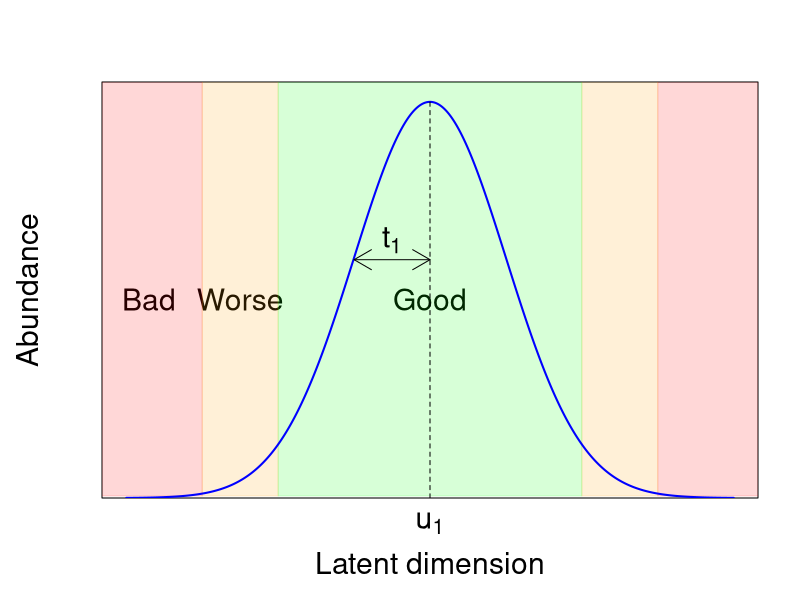
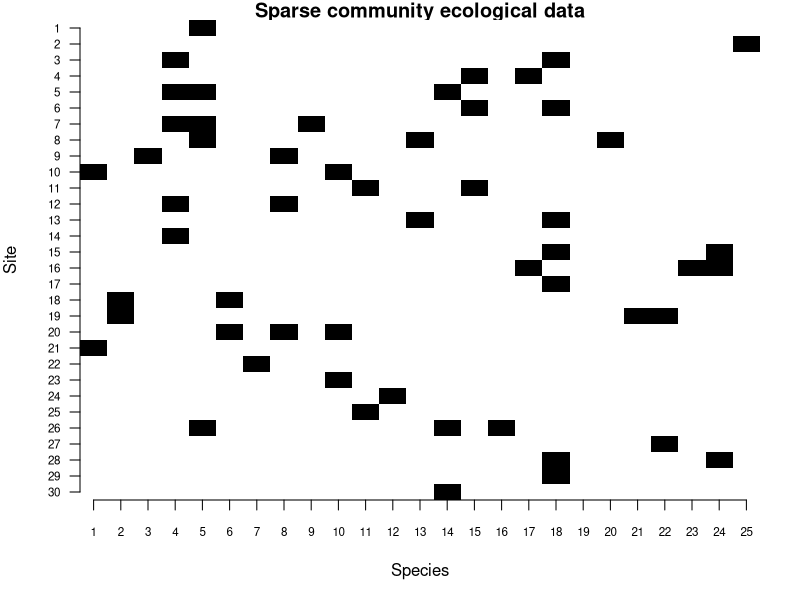

R code for these plots, in order:
## ---- chunk 1
library(knitr)

default_source_hook <- knit_hooks$get('source')
default_output_hook <- knit_hooks$get('output')

knit_hooks$set(
  source = function(x, options) {
    paste0(
      "\n::: {.codebox data-latex=\"\"}\n\n",
      default_source_hook(x, options),
      "\n\n:::\n\n")
  }
)

knit_hooks$set(
  output = function(x, options) {
    paste0(
      "\n::: {.codebox data-latex=\"\"}\n\n",
      default_output_hook(x, options),
      "\n\n:::\n\n")
  }
)

knitr::opts_chunk$set(echo = TRUE)
## ---- chunk 2
makeTransparent<-function(someColor, alpha=100)
{
  newColor<-col2rgb(someColor)
  apply(newColor, 2, function(curcoldata){rgb(red=curcoldata[1], green=curcoldata[2],
    blue=curcoldata[3],alpha=alpha, maxColorValue=255)})
}

# https://stats.stackexchange.com/questions/12209/percentage-of-overlapping-regions-of-two-normal-distributions
min.f1f2 <- function(x, mu1, mu2, sd1, sd2) {
    f1 <- dnorm(x, mean=mu1, sd=sd1)
    f2 <- dnorm(x, mean=mu2, sd=sd2)
    pmin(f1, f2)
}

mu1 <- -2;    sd1 <- 2
mu2 <- 1;    sd2 <- 1

xs <- seq(min(mu1 - 4*sd1), max(mu1 + 4*sd1), .001)
f1 <- dnorm(xs, mean=mu1, sd=sd1)

par(mar=c(5, 5, 4, 2) + 0.1)
plot(xs, f1, type="n", ylim=c(0, max(f1)+0.01), col="blue",yaxs="i",yaxt="n",xaxt="n",xlab="Latent dimension", ylab="Abundance", cex.lab=1.8,cex.axis=1.8)

# abline(v=mu1-4*sd1, col="red", lty="dashed")
# abline(v=mu1+4*sd1, col="red", lty="dashed")
# 
# abline(v=mu1-3*sd1, col="orange", lty="dashed", )
# abline(v=mu1+3*sd1, col="orange", lty="dashed")
# 
# abline(v=mu1-2*sd1, col="green", lty="dashed")
# abline(v=mu1+2*sd1, col="green", lty="dashed")
text("Good",cex=1.8, x=mu1,y=0.1)
text("Worse",cex=1.8, x=mean(c(mu1-3*sd1,mu1-2*sd1)),y=0.1)
text("Bad",cex=1.8, x=mean(c(mu1-3.7*sd1,mu1-3.7*sd1)),y=0.1)

rect(1e-3,0.3-0.001, xleft=mu1-2*sd1,xright=mu1+2*sd1,col=makeTransparent("green",40),border=makeTransparent("green",40))
rect(1e-3,0.3-0.001, xleft=mu1-3*sd1,xright=mu1-2*sd1,col=makeTransparent("orange",40),border=makeTransparent("orange",40))
rect(1e-3,0.3-0.001, xleft=mu1+3*sd1,xright=mu1+2*sd1,col=makeTransparent("orange",40),border=makeTransparent("orange",40))
rect(1e-3,0.3-0.001, xleft=mu1-4*sd1-1,xright=mu1-3*sd1,col=makeTransparent("red",40),border=makeTransparent("red",40))
rect(1e-3,0.3-0.001, xleft=mu1+4*sd1+1,xright=mu1+3*sd1,col=makeTransparent("red",40),border=makeTransparent("red",40))
lines(xs,f1,col="blue",lwd=2)

arrows(y0=0.12,x0=mu1,x1=mu1-sd1,code = 3,col="black",length=0.2)
text(mu1-sd1/2,0.13,expression("t"[1]),cex=1.8,col="black")
segments(x0=mu1,x1=mu1,y0 = 0,y1=0.2,lty="dashed",col="black")

invisible(Map(axis, side=1,at=mu1, col.axis="black", labels=expression("u"[1]), lwd=0, cex.axis=1.8))

## ---- chunk 3
par(mar=c(5,4,1,2))
# Set seed for reproducibility
set.seed(42)

# Matrix dimensions
n_species <- 30
n_sites <- 25

# Create a sparse presence/absence matrix (mostly zeros)
community_matrix <- matrix(0, nrow = n_species, ncol = n_sites)

# Fill in some presences to simulate high turnover
for (i in 1:n_species) {
  # Each species occurs in 1-3 random sites
  sites_present <- sample(n_sites, sample(1:3, 1))
  community_matrix[i, sites_present] <- 1
}

# Plot using image (rotate to match axis orientation)
image(t(apply(community_matrix, 2, rev)), col = c("white", "black"),
      axes = FALSE, xlab = "Species", ylab = "Site", main = "Sparse community ecological data")

# Add axis labels
axis(1, at = seq(0, 1, length.out = n_sites), labels = 1:n_sites, cex.axis = 0.7)
axis(2, at = seq(0, 1, length.out = n_species), labels = rev(1:n_species), las = 1, cex.axis = 0.7)

